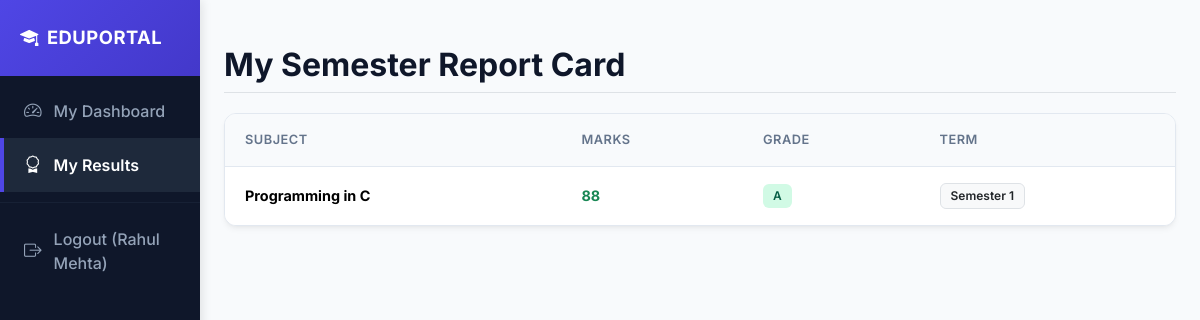
Screenshot of /my_results.php (signed in) with the database file from the repository.
### tables this page shows
CREATE TABLE results (
  id INT AUTO_INCREMENT PRIMARY KEY,
  student_id INT,
  subject_id INT,
  marks INT,
  grade VARCHAR(10),
  term VARCHAR(50),
  created_at TIMESTAMP DEFAULT CURRENT_TIMESTAMP,
  FOREIGN KEY (student_id) REFERENCES students(id) ON DELETE CASCADE,
  FOREIGN KEY (subject_id) REFERENCES subjects(id) ON DELETE CASCADE
);

CREATE TABLE subjects (
  id INT AUTO_INCREMENT PRIMARY KEY,
  code VARCHAR(50),
  title VARCHAR(200)
);

### my_results.php (the view, shortened to what this page needs)
<?php
require_once 'includes/header.php';
require_once 'config/db.php';
$stmt = $conn->prepare('SELECT s.id FROM students s WHERE s.user_id=?'); $stmt->bind_param('i',$user['id']); $stmt->execute(); $res=$stmt->get_result(); $s=$res->fetch_assoc();
$student_id = $s['id'];
$q = $conn->prepare('SELECT r.*, sub.title as subject FROM results r JOIN subjects sub ON r.subject_id=sub.id WHERE r.student_id=?');
$q->bind_param('i',$student_id); $q->execute(); $res2 = $q->get_result();
?>
<!doctype html>
<html>
<head>
  <link href="https://cdn.jsdelivr.net/npm/bootstrap@5.3.2/dist/css/bootstrap.min.css" rel="stylesheet">
  <link rel="stylesheet" href="https://cdn.jsdelivr.net/npm/bootstrap-icons@1.11.2/font/bootstrap-icons.min.css">
  <link rel="stylesheet" href="style.css">
</head>
<body>
  <div class="container-fluid">
    <div class="row">
      <?php include 'includes/sidebar.php'; ?>
      <main class="col-md-9 ms-sm-auto col-lg-10 px-md-4">
        <div class="d-flex justify-content-between align-items-center pt-3 pb-2 mb-3 border-bottom">
          <h2 class="h2 page-title mb-0">My Semester Report Card</h2>
        </div>
        <div class="table-container">
          <table class="table align-middle">
            <thead>
              <tr>
                <th>Subject</th>
                <th>Marks</th>
                <th>Grade</th>
                <th>Term</th>
              </tr>
            </thead>
            <tbody>
              <?php if ($res2->num_rows == 0): ?>
                <tr>
                  <td colspan="4" class="text-center py-4 text-muted">
                    <i class="bi bi-info-circle me-1"></i> No results have been posted for your profile yet.
                  </td>
                </tr>
              <?php else: ?>
                <?php while($r=$res2->fetch_assoc()): ?>
                  <tr>
                    <td><strong><?= htmlspecialchars($r['subject']) ?></strong></td>
                    <td><span class="fw-bold <?= $r['marks'] >= 40 ? 'text-success' : 'text-danger' ?>"><?= $r['marks'] ?></span></td>
                    <td>
                      <span class="badge <?= $r['marks'] >= 40 ? 'badge-pass' : 'badge-fail' ?>">
                        <?= htmlspecialchars($r['grade']) ?>
                      </span>
                    </td>
                    <td><span class="badge bg-light text-dark border"><?= htmlspecialchars($r['term']) ?></span></td>
                  </tr>
                <?php endwhile; ?>
              <?php endif; ?>
            </tbody>
          </table>
        </div>
      </main>
    </div>
  </div>
</body>
</html>

### style.css (style rules this page uses)
:root { --bg-primary: #f8fafc; --text-main: #1e293b; --text-muted: #64748b; --sidebar-bg: #0f172a; --sidebar-hover: #1e293b; --primary: #4f46e5; --primary-hover: #4338ca; --border-color: #e2e8f0; --card-shadow: 0 4px 6px -1px rgb(0 0 0 / 0.05), 0 2px 4px -2px rgb(0 0 0 / 0.05); }
body { font-family: 'Inter', sans-serif; background-color: var(--bg-primary); color: var(--text-main); margin: 0; padding: 0; }
main { padding: 30px 40px; }
.page-title { font-weight: 700; color: var(--sidebar-bg); margin-bottom: 24px; }
.table-container { background-color: #ffffff; border: 1px solid var(--border-color); border-radius: 12px; box-shadow: var(--card-shadow); overflow: hidden; margin-top: 20px; }
.table { margin-bottom: 0; }
.table th { background-color: #f8fafc; color: var(--text-muted); font-weight: 600; font-size: 0.8rem; text-transform: uppercase; letter-spacing: 0.5px; border-bottom: 1px solid var(--border-color); padding: 16px 20px; }
.table td { padding: 16px 20px; vertical-align: middle; border-bottom: 1px solid #f1f5f9; font-size: 0.9rem; }
.table tbody tr:last-child td { border-bottom: none; }
.badge { padding: 6px 10px; font-weight: 600; border-radius: 6px; font-size: 0.75rem; display: inline-block; }
.badge-pass { background-color: #d1fae5; color: #065f46; }

### rows the page displays
results: subject.title "Programming in C", marks "88", grade "A", term "Semester 1"

### other values shown
$user['name'] "Rahul Mehta"
